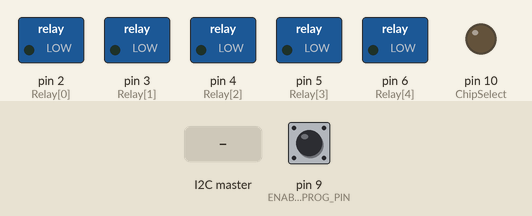
Simulated run of this sketch. Board: Arduino Uno, built with avr-gcc and run on an emulated ATmega328P. Parts: switched loads named in the sketch (green lamp = pin HIGH), output pins drawn as LEDs (lit = HIGH). The test bench sets the inputs (shaded band); at power-on: pin 9 (ENABLE_EEPROM_PROG_PIN) HIGH. What the sketch prints to the serial monitor is not drawn.

Above: at 1.2 s.
1.3 s: the I2C master sends "B"
At 2.3 s:
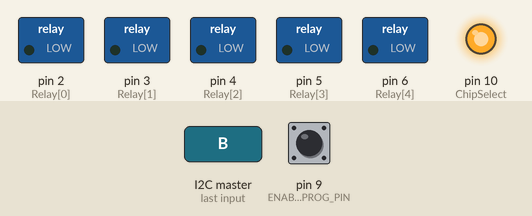
2.8 s: the I2C master sends "r"
At 3.4 s:
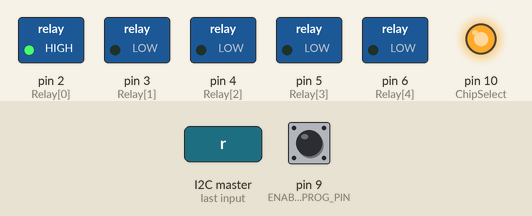
Timing chart, 0 to 5.8 s (numbered marks = the images above; inputs shaded):
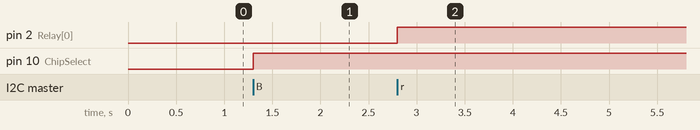

The sketch:

CommandModuleTypeA.ino
```cpp
#include <SPI.h>
#include <Wire.h>
#include <stdio.h>
#include <string.h>
#include <stdarg.h>
#include <stdlib.h>
#include <EEPROM.h>

#define ENABLE_EEPROM_PROG_PIN 9
// for SelectorTypeA {1, 2, 3, 4, 5};
// for Switch {11, 12, 13, 14, 15}
// for CurrentSensor {21, 22, 23, 24, 25};
// for SelectorTypeB {31, 32, 33, 34, 35};
int i2c_address;
//#define I2C_ADDRESS  1   /* this for first SelectorModule on the i2c BUS */
//#define I2C_ADDRESS  11 /* this for first SwtchModule on the i2c BUS */
//#define I2C_ADDRESS  21 /* this for first CurrentSensorModule on the i2c BUS */

int PositionSelectorA[] = {0, 5, 14, 28, 59, 0, 0};
int PositionSelectorB[] = {0, 13, 127, 242, 255, 0, 0};
const int ChipSelect= 10;
int Relay[] = {2, 3, 4, 5, 6};

int myputc(char c, FILE *)
{
  Serial.write(c);
  return 0;
}

void digitalPotWrite(int address, int value) {
  // take the SS pin low to select the chip:
  digitalWrite(ChipSelect,LOW);
  //  send in the address and value via SPI:
  SPI.transfer(address);
  SPI.transfer(value);
  // take the SS pin high to de-select the chip:
  digitalWrite(ChipSelect,HIGH);
}

void setup() {
  Serial.begin(115200);
  fdevopen(&myputc, NULL);
  pinMode(ENABLE_EEPROM_PROG_PIN, INPUT);
  digitalWrite(ENABLE_EEPROM_PROG_PIN, HIGH);
  if (digitalRead(ENABLE_EEPROM_PROG_PIN) == LOW)
  {
    printf("Holistic Systems\n");
    printf("Input i2c address:\n");
    Serial.flush();
    Serial.setTimeout(20000);
    i2c_address=Serial.parseInt();
    if (i2c_address) EEPROM.write(0, i2c_address);
  };
  i2c_address = EEPROM.read(0);
  printf("Holistic Systems\n");
  printf("Module i2c address: %d\n", i2c_address);
  pinMode(ChipSelect, OUTPUT);
  for (byte i = 0; i < sizeof(Relay) ; i++)
    pinMode(Relay[i], OUTPUT);
  Wire.begin(i2c_address);                // join i2c bus with address
  SPI.begin();
  Wire.onReceive(receiveEvent); // register event
}

void loop() {
}

void SelectorA(int id, int value) {
  digitalPotWrite(id, PositionSelectorA[value]);
}

void SelectorB(int id, int value) {
  digitalPotWrite(id, PositionSelectorB[value]);
}

void RelayCommand(int rel, int level)
{
  digitalWrite(Relay[rel], level);
}

void receiveEvent(int num)
{
  char command[10];
  for (byte i = 0; i < num; i++)
  {
    command[i] = Wire.read();
  }
  switch (command[0])
  {
    case 'B':
      SelectorB(command[1], command[2]);
      break;
    case 'A':
      SelectorA(command[1], command[2]);
      break;
    case 'r':
      RelayCommand(command[1], command[2]);
      break;
    default:
      break;
  }
}
```

Measured:
- after the input at 1.3 s, pin 10 (ChipSelect): LOW → HIGH at once
- after the input at 2.8 s, pin 2 (Relay[0]): LOW → HIGH at once
